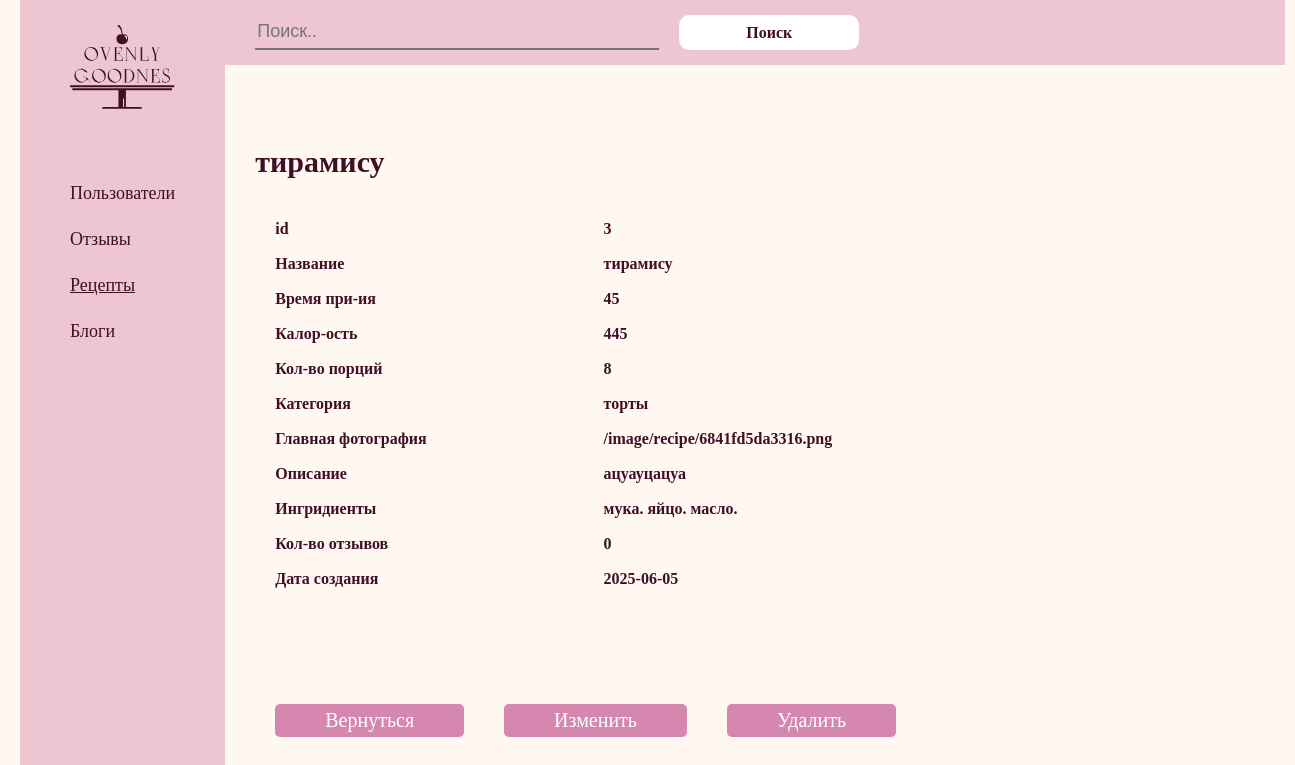
The app's page /admin_panel/html/more.php?id=3 with its own data.
### tables this page shows
CREATE TABLE `recipes` (
  `id` int NOT NULL,
  `name` varchar(200) NOT NULL,
  `cooking_time` int NOT NULL,
  `calorie` int NOT NULL,
  `portions` int NOT NULL,
  `caregories` enum('торты','печенье','пироги','кексы','конфеты','хлеб') NOT NULL,
  `maun_image` varchar(200) NOT NULL,
  `description` text NOT NULL,
  `ingredients` varchar(500) NOT NULL,
  `number_review` int NOT NULL,
  `created_at` date NOT NULL
);

### admin_panel/html/more.php (the view, shortened to what this page needs)
<?php
require_once __DIR__ . '/../../connect/connect.php';
$recipe_id = isset($_GET['id']) ? intval($_GET['id']) : 0;
$sql = "SELECT r.*, rs.step_number, rs.description as step_description, rs.image_path
        FROM recipes r
        LEFT JOIN recipe_steps rs ON r.id = rs.recipe_id
        WHERE r.id = ?
        ORDER BY rs.step_number";
$stmt = mysqli_prepare($connect, $sql);
mysqli_stmt_bind_param($stmt, "i", $recipe_id);
mysqli_stmt_execute($stmt);
$result = mysqli_stmt_get_result($stmt);
$recipe = mysqli_fetch_assoc($result);
$steps = [];
if ($recipe) {
  do {
    if (!empty($recipe['step_number'])) {
      $steps[] = [
        'number' => $recipe['step_number'],
        'description' => $recipe['step_description'],
        'image_path' => $recipe['image_path']
      ];
    }
  } while ($recipe = mysqli_fetch_assoc($result));
  mysqli_data_seek($result, 0);
  $recipe = mysqli_fetch_assoc($result);
}
?>
<!DOCTYPE html>
<html lang="en">
<head>
  <link rel="stylesheet" href="/admin_panel/css/new_recipes.css" />
</head>
<body>
  <div class="container">
    <section class="sidebar">
      <a class="header_logo">
        <img src="/image/лого.svg" class="header_logo_img" />
      </a>
      <div class="sidebar_nav">
        <a href="/admin_panel/html/users.html" class="sidebar_nav_link users">Пользователи</a>
        <a href="" class="sidebar_nav_link reviews">Отзывы</a>
        <a href="" class="sidebar_nav_link" style="text-decoration-line: underline;">Рецепты</a>
        <a href="" class="sidebar_nav_link">Блоги</a>
      </div>
    </section>
    <section class="contant">
      <section class="search">
        <div class="find">
          <input class="search_inp" type="text" placeholder="Поиск.." />
          <button class="search_btn">Поиск</button>
        </div>
      </section>
      <section class="container_review">
        <div class="container_reviews_info">
          <h1 class="container_title"><?= htmlspecialchars($recipe['name']) ?></h1>
        </div>
        <table class="table_users">
          <tr class="table_row">
            <th class="table_column_1">id</th>
            <th class="table_column_1"><?= htmlspecialchars($recipe['id']) ?></th>
          </tr>
          <tr class="table_row">
            <th class="table_column_1">Название</th>
            <th class="table_column_2" data-field="name"><?= htmlspecialchars($recipe['name']) ?></th>
          </tr>
          <tr class="table_row">
            <th class="table_column_1">Время при-ия</th>
            <th class="table_column_2" data-field="cooking_time"><?= htmlspecialchars($recipe['cooking_time']) ?></th>
          </tr>
          <tr class="table_row">
            <th class="table_column_1">Калор-ость</th>
            <th class="table_column_2" data-field="calorie"><?= htmlspecialchars($recipe['calorie']) ?></th>
          </tr>
          <tr class="table_row">
            <th class="table_column_1">Кол-во порций</th>
            <th class="table_column_2" data-field="portions"><?= htmlspecialchars($recipe['portions']) ?></th>
          </tr>
          <tr class="table_row">
            <th class="table_column_1">Категория</th>
            <th class="table_column_2" data-field="caregories"><?= htmlspecialchars($recipe['caregories']) ?></th>
          </tr>
          <tr class="table_row">
            <th class="table_column_1">Главная фотография</th>
            <th class="table_column_2" data-field="maun_image"><?= htmlspecialchars($recipe['maun_image']) ?></th>
          </tr>
          <tr class="table_row">
            <th class="table_column_1">Описание</th>
            <th class="table_column_2" data-field="description"><?= htmlspecialchars($recipe['description']) ?></th>
          </tr>
          <tr class="table_row">
            <th class="table_column_1">Ингридиенты</th>
            <th class="table_column_2" data-field="ingredients"><?= htmlspecialchars($recipe['ingredients']) ?></th>
          </tr>
          <tr class="table_row">
            <th class="table_column_1">Кол-во отзывов</th>
            <th class="table_column_1"><?= htmlspecialchars($recipe['number_review']) ?></th>
          </tr>
          <tr class="table_row">
            <th class="table_column_1">Дата создания</th>
            <th class="table_column_1" data-field="created_at"><?= htmlspecialchars($recipe['created_at']) ?></th>
          </tr>
        </table>
        <div class="container_review_buttons">
          <button class="btn"><a href="recipes.php">Вернуться</a></button>
          <button class="btn" id="editButton">Изменить</button>
          <button class="btn" id="deleteButton">Удалить</button>
        </div>
      </section>
    </section>
  </div>
</body>
</html>

### admin_panel/css/new_recipes.css (style rules this page uses)
html { overflow-x: hidden; height: 100%; }
body { height: 100%; max-width: 1440px; margin: 0 auto 0 auto; background-color: #fff8f0; color: #410e28; font-family: "Rounded Mplus 1c"; position: relative; padding: 0 20px; }
a { color: var(--text-color); text-decoration: none; }
td, th { padding-left: 20px; }
.container { width: 100%; display: flex; min-height: 100vh; }
.sidebar { background-color: #edc6d1; max-width: 290px; padding: 25px 50px; min-height: 100vh; }
.header_logo { max-width: 100px; justify-content: center; text-align: center; }
.header_logo_img { width: 100%; }
.sidebar_nav { margin-top: 70px; display: flex; flex-direction: column; row-gap: 25px; }
.sidebar_nav_link { font-size: 18px; margin: 0; }
.contant { width: 100%; }
.search { background-color: #edc6d1; display: flex; gap: 40px; padding: 15px 30px; }
.find { display: flex; gap: 20px; width: 100%; }
.search_inp { flex: 1 1 200px; width: 100%; max-width: 400px; background-color: var(--bg-color); border-top: none; border-left: none; border-right: none; font-size: 18px; color: #410e28; }
.search_btn { flex: 0 0 auto; text-align: center; font-size: 16px; font-weight: 800; font-family: "Rounded Mplus 1c"; height: 35px; width: 100%; max-width: 180px; background-color: #ffffff; border: none; border-radius: 10px; color: #410e28; cursor: pointer; transition: background-color 0.3s; }
.container_review { margin: 80px 30px auto 30px; }
.container_reviews_info { display: flex; max-width: 1000px; justify-content: space-between; margin-bottom: 25px; }
.container_title { margin: 0; font-size: 30px; }
.table_users { width: 1000px; border-spacing: 0 15px; margin-bottom: 100px; }
th { width: 100px; text-align: left; font-size: 16px; font-family: "Rounded Mplus 1c"; }
.table_column_1 { width: 100px; }
.container_review_buttons { display: flex; margin: 0 0 100px 20px; gap: 40px; }
.btn { padding: 5px 50px; background-color: #D587AF; border: none; border-radius: 5px; color: #ffffff; font-size: 20px; font-family: "Rounded Mplus 1c"; cursor: pointer; }

### records on screen
recipes: name "тирамису", id "3", cooking_time "45", calorie "445", portions "8", caregories "торты", maun_image "/image/recipe/6841fd5da3316.png", description "ацуауцацуа", ingredients "мука. яйцо. масло.", number_review "0", created_at "2025-06-05"
